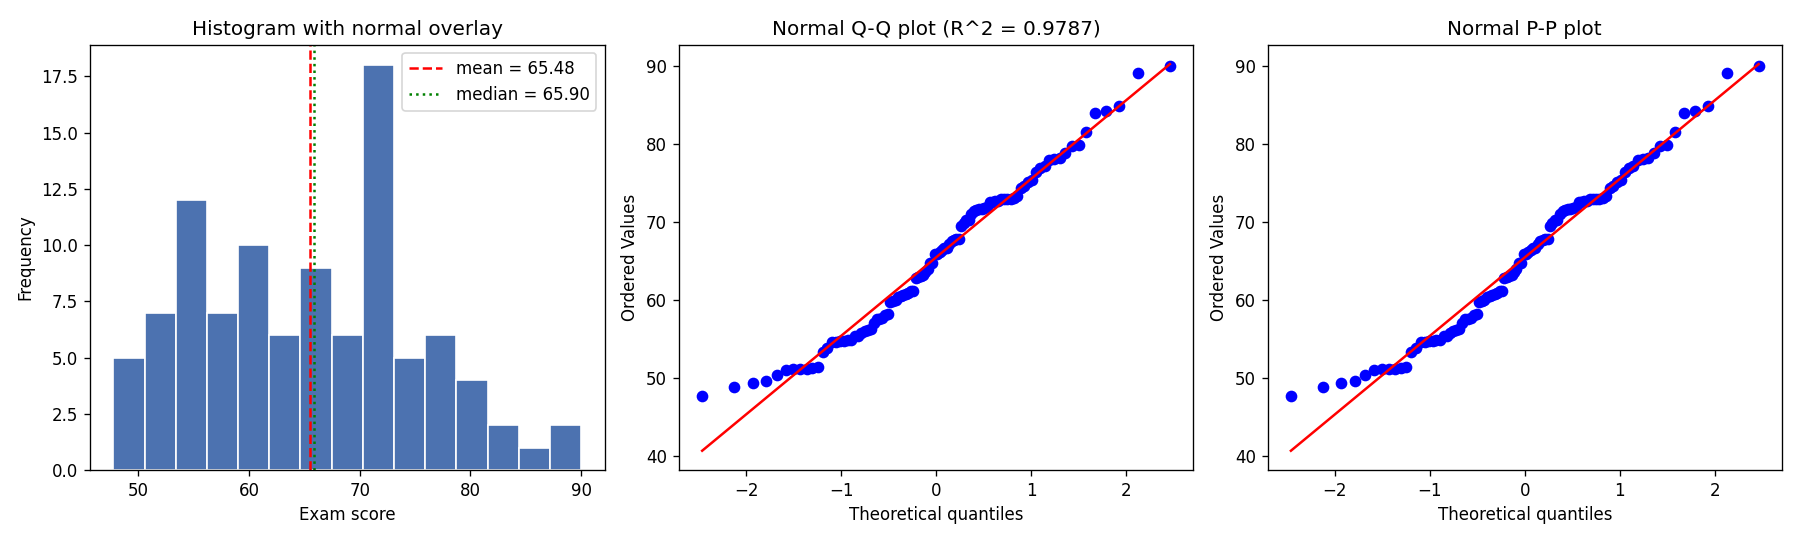

Write the Python code that produced this figure.
import os

import numpy as np
from scipy import stats

ALPHA = 0.05


def banner(title):
    print()
    print("=" * 72)
    print(title)
    print("=" * 72)


def decision(p, alpha=ALPHA):
    return "Reject H0" if p < alpha else "Fail to reject H0"


def report(test_name, stat, p, h0, h1, alpha=ALPHA, extra=""):
    print(f"\n--- {test_name} " + "-" * max(0, 60 - len(test_name)))
    print(f"H0 (null)        : {h0}")
    print(f"H1 (alternative) : {h1}")
    if stat is not None:
        print(f"Test statistic   : {stat:.6f}")
    print(f"p-value          : {p:.6g}")
    print(f"Significance (a): {alpha}")
    print(f"Decision         : {decision(p, alpha)} "
          f"(p {'<' if p < alpha else '>='} {alpha})")
    if extra:
        print(extra)
    print("Interpretation   : " + (
        f"evidence AGAINST H0 at alpha={alpha}"
        if p < alpha else
        f"insufficient evidence against H0 at alpha={alpha}"
    ))


def main():
    banner("PRACTICE 2 : Normality of Exam Scores - Shapiro-Wilk + Q-Q plot")

    rng = np.random.default_rng(7)
    normal_group = rng.normal(72, 9, 60)
    skewed_group = np.clip(rng.beta(1.5, 4, 40) * 60 + 45, 0, 100)
    scores = np.concatenate([normal_group, skewed_group])

    print(f"Sample size : n = {scores.size}")
    print(f"min = {scores.min():.2f}, max = {scores.max():.2f}")
    print(f"mean = {scores.mean():.3f}, sd = {scores.std(ddof=1):.3f}")
    print(f"median = {np.median(scores):.3f}")

    print("\n--- Descriptive statistics ---")
    print("-" * 72)
    d = stats.describe(scores)
    print(f"nobs   : {d.nobs}")
    print(f"mean   : {d.mean:.4f}")
    print(f"variance (ddof=1) : {d.variance:.4f}   sd = {np.sqrt(d.variance):.4f}")
    print(f"min/max: {d.minmax[0]:.2f} / {d.minmax[1]:.2f}   "
          f"(field name is minmax, not min)")
    print(f"skewness   : {d.skewness:.4f}  ({'right' if d.skewness > 0 else 'left'} skewed)")
    print(f"kurtosis   : {d.kurtosis:.4f}  (excess kurtosis; >0 = heavy tails)")

    print("\n--- Test 1 : Shapiro-Wilk ---")
    print("-" * 72)
    w, p = stats.shapiro(scores)
    report("shapiro(scores)", w, p,
           "The exam scores come from a normally distributed population",
           "The exam scores do NOT come from a normally distributed population")

    print("\nSupporting normality checks (all test the same idea):")
    d_ks, p_ks = stats.kstest(scores, "norm",
                             args=(scores.mean(), scores.std(ddof=1)))
    print(f"  KS vs fitted normal : D = {d_ks:.4f}, p = {p_ks:.4f} -> "
          f"{'no significant departure' if p_ks >= ALPHA else 'departure detected'}")
    jarque_bera = stats.jarque_bera(scores)
    print(f"  Jarque-Bera         : JB = {jarque_bera.statistic:.4f}, "
          f"p = {jarque_bera.pvalue:.4f} -> "
          f"{'normal' if jarque_bera.pvalue >= ALPHA else 'not normal'}")
    top = (scores == scores.max()).sum()
    print(f"  Tied observations at the maximum : {top} of {scores.size} "
          f"({'ceil effect present' if top > 1 else 'no ceiling'})")

    print("\n--- Test 2 : Q-Q and P-P plots (stats.probplot) ---")
    print("-" * 72)
    (osm, osr), (slope, intercept, r) = stats.probplot(scores, dist="norm")
    osm = np.asarray(osm, dtype=float)
    osr = np.asarray(osr, dtype=float)
    print(f"Expected order statistics (osm) : first 3 = {np.array2string(osm[:3], precision=4)}, "
          f"last 3 = {np.array2string(osm[-3:], precision=4)}")
    print(f"Observed order statistics (osr) : first 3 = {np.array2string(osr[:3], precision=4)}, "
          f"last 3 = {np.array2string(osr[-3:], precision=4)}")
    print(f"Fitted straight line : score = {intercept:.4f} + {slope:.4f} * expected_quantile")
    print(f"Linearity / R^2      : r = {r:.4f}, R^2 = {r ** 2:.4f}")

    verdict = "NORMAL" if p >= ALPHA else "NOT NORMAL"
    print(f"\nShapiro-Wilk verdict : {verdict}")
    if r ** 2 >= 0.98:
        print(f"Q-Q plot verdict     : points lie close to the line (R^2 = {r ** 2:.4f}) -> consistent with normality")
    else:
        print(f"Q-Q plot verdict     : points depart from the line (R^2 = {r ** 2:.4f}) -> NOT consistent with normality")
    print("\nThe two methods should agree. Shapiro-Wilk gives the formal p-value; the Q-Q plot shows where the assumption breaks.")

    print("\n--- Contrast : same test on the two sub-groups ---")
    print("-" * 72)
    for name, group in (("normal-ish group", normal_group),
                         ("skewed group", skewed_group)):
        wg, pg = stats.shapiro(group)
        _, (sl, ic, rr) = stats.probplot(group, dist="norm")
        print(f"{name:<18} n={group.size:<4} skew={stats.skew(group):+.3f}  "
              f"Shapiro W={wg:.4f} p={pg:.6g} -> "
              f"{'NORMAL' if pg >= ALPHA else 'NOT NORMAL'};  Q-Q R^2={rr ** 2:.4f}")
    print("\nSkewness is the driver: a strong skew pushes Shapiro-Wilk to reject and drags the Q-Q tails off the line, which is when a non-parametric test is the right substitute.")

    try:
        import matplotlib
        matplotlib.use("Agg")
        import matplotlib.pyplot as plt

        fig, axes = plt.subplots(1, 3, figsize=(15, 4.5))

        axes[0].hist(scores, bins=15, color="#4C72B0", edgecolor="white")
        axes[0].axvline(scores.mean(), color="red", linestyle="--",
                        label=f"mean = {scores.mean():.2f}")
        axes[0].axvline(np.median(scores), color="green", linestyle=":",
                        label=f"median = {np.median(scores):.2f}")
        axes[0].set_title("Histogram with normal overlay")
        axes[0].set_xlabel("Exam score")
        axes[0].set_ylabel("Frequency")
        axes[0].legend()

        stats.probplot(scores, dist="norm", plot=axes[1])
        axes[1].set_title(f"Normal Q-Q plot (R^2 = {r ** 2:.4f})")

        stats.probplot(scores, dist="norm", plot=axes[2])
        axes[2].set_title("Normal P-P plot")

        plt.tight_layout()
        plt.savefig("practice2_normality_qq.png", dpi=120)
        print("\nFigure written to practice2_normality_qq.png")
        print("(Agg backend used, so nothing pops up; open the PNG to inspect it.)")
    except ImportError:
        print("\n[info] matplotlib not available - plots skipped.")


if __name__ == "__main__":
    main()
